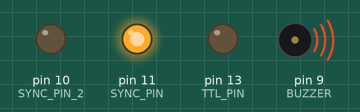
Simulated run of this sketch. Board: Arduino Uno, built with avr-gcc and run on an emulated ATmega328P. Parts: output pins drawn as LEDs (lit = HIGH), buzzer (waves = sounding).

Above: at 0.6 s.
At 22.3 s:
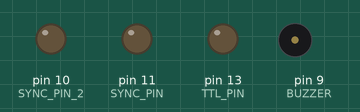
At 41.6 s:
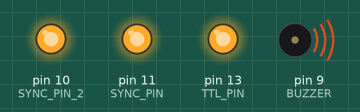
Timing chart, 0 to 48.5 s (numbered marks = the images above):
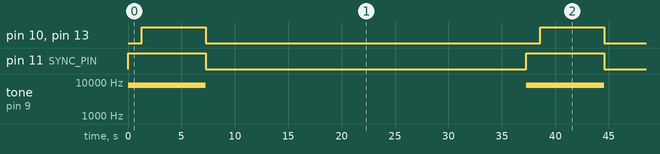

Measured:
- by itself, pin 10 (SYNC_PIN_2), pin 13 (TTL_PIN): alternates HIGH for 6.0 s and LOW for 31.3 s
- by itself, pin 11 (SYNC_PIN): alternates HIGH for 7.3 s and LOW for 30.0 s
- by itself, tone on pin 9 (BUZZER): alternates 8000 Hz for 7.3 s and silent for 30.0 s

The sketch:

TTL_pulse_buzzer.ino
```cpp
int TTL_PIN = 13; // pull high to output
int BUZZER = 9; // buzzzer to arduino pin 9
int START_PIN = 12; // pulse on at start of trial
int SYNC_PIN = 11 ; // pulse on at start of buzzer
int SYNC_PIN_2 = 10 ; // pulse on a start of water delivery

int PAUSE = 2000;

void setup() {
  // otuput pins:
  pinMode(TTL_PIN, OUTPUT); // TTL pin to output
  pinMode(BUZZER, OUTPUT); // buzzer pin to output
  pinMode(SYNC_PIN, OUTPUT); //
  pinMode(SYNC_PIN_2, OUTPUT); //

  //
}

void loop() {
  // put your main code here, to run repeatedly:
  // tone sync pin on
  digitalWrite(SYNC_PIN, HIGH);
  // buzeer on
  tone(BUZZER, 8000);
  // delay
  delay(1300);
  // water delivery sync pin on
  digitalWrite(SYNC_PIN_2, HIGH);
  // syringe trigger/water delivery pin on
  digitalWrite(TTL_PIN, HIGH);
  // water delivery delay
  delay(6000);
  // sync pins off
  digitalWrite(SYNC_PIN, LOW);
  digitalWrite(SYNC_PIN_2, LOW);
  // buzzer off
  noTone(BUZZER);
  // syringe trigger off
  digitalWrite(TTL_PIN, LOW);
  // start inter trial interval
  delay(30000);
}
```
